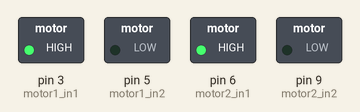
Recording of a sketch running on a simulated Arduino Uno, built with avr-gcc and run on an emulated ATmega328P. Parts: switched loads named in the sketch (green lamp = pin HIGH).

Above: at 0.1 s.
Timing chart, 0 to 1.6 s (numbered marks = the images above):
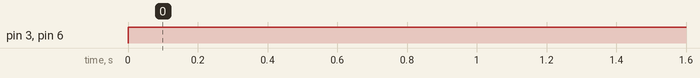

Measured:
- by itself, pin 3 (motor1_in1), pin 6 (motor2_in1): LOW → HIGH at 0.00 s

The sketch:

motores_test.ino
```cpp
/*
 *  Code to control two motors using an L298N motor driver and an Arduino
 */

#define motor1_in1 3
#define motor1_in2 5
#define motor2_in1 6
#define motor2_in2 9

void setup() {
  // Set the pin modes for the L298N inputs
  pinMode(motor1_in1, OUTPUT);
  pinMode(motor1_in2, OUTPUT);
  pinMode(motor2_in1, OUTPUT);
  pinMode(motor2_in2, OUTPUT);
}

void loop() {
  // Move motor 1 forward
  digitalWrite(motor1_in1, HIGH);
  digitalWrite(motor1_in2, LOW);
  //delay(10000);
  // Move motor 2 forward
  digitalWrite(motor2_in1, HIGH);
  digitalWrite(motor2_in2, LOW);
//  delay(10000);
//
//  // Move motor 1 backward
//  digitalWrite(motor1_in1, LOW);
//  digitalWrite(motor1_in2, HIGH);
//  // Move motor 2 backward
//  digitalWrite(motor2_in1, LOW);
//  digitalWrite(motor2_in2, HIGH);
//  delay(1000);
//
//  // Stop both motors
//  digitalWrite(motor1_in1, LOW);
//  digitalWrite(motor1_in2, LOW);
//  digitalWrite(motor2_in1, LOW);
//  digitalWrite(motor2_in2, LOW);
//  delay(1000);
}
```
